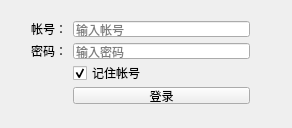
<?xml version="1.0" encoding="UTF-8"?>
<ui version="4.0">
 <class>MainWindow</class>
 <widget class="QMainWindow" name="MainWindow">
  <property name="windowModality">
   <enum>Qt::NonModal</enum>
  </property>
  <property name="geometry">
   <rect>
    <x>0</x>
    <y>0</y>
    <width>292</width>
    <height>128</height>
   </rect>
  </property>
  <property name="sizePolicy">
   <sizepolicy hsizetype="Fixed" vsizetype="Fixed">
    <horstretch>0</horstretch>
    <verstretch>0</verstretch>
   </sizepolicy>
  </property>
  <property name="windowTitle">
   <string>长春大学校园网登录</string>
  </property>
  <widget class="QWidget" name="centralWidget">
   <widget class="QWidget" name="layoutWidget">
    <property name="geometry">
     <rect>
      <x>20</x>
      <y>10</y>
      <width>241</width>
      <height>105</height>
     </rect>
    </property>
    <layout class="QFormLayout" name="formLayout">
     <item row="0" column="0">
      <widget class="QLabel" name="label">
       <property name="text">
        <string>帐号：</string>
       </property>
      </widget>
     </item>
     <item row="0" column="1">
      <widget class="QLineEdit" name="lineEdit_user">
       <property name="inputMethodHints">
        <set>Qt::ImhDigitsOnly</set>
       </property>
       <property name="maxLength">
        <number>16</number>
       </property>
       <property name="placeholderText">
        <string>输入帐号</string>
       </property>
      </widget>
     </item>
     <item row="1" column="0">
      <widget class="QLabel" name="label_2">
       <property name="text">
        <string>密码：</string>
       </property>
      </widget>
     </item>
     <item row="1" column="1">
      <widget class="QLineEdit" name="lineEdit_pwd">
       <property name="inputMethodHints">
        <set>Qt::ImhHiddenText|Qt::ImhNoAutoUppercase|Qt::ImhNoPredictiveText|Qt::ImhSensitiveData</set>
       </property>
       <property name="maxLength">
        <number>16</number>
       </property>
       <property name="frame">
        <bool>true</bool>
       </property>
       <property name="echoMode">
        <enum>QLineEdit::Password</enum>
       </property>
       <property name="placeholderText">
        <string>输入密码</string>
       </property>
      </widget>
     </item>
     <item row="4" column="1">
      <widget class="QPushButton" name="pushButton_login">
       <property name="accessibleName">
        <string/>
       </property>
       <property name="text">
        <string>登录</string>
       </property>
      </widget>
     </item>
     <item row="3" column="1">
      <widget class="QCheckBox" name="checkBox_rem">
       <property name="text">
        <string>记住帐号</string>
       </property>
       <property name="checked">
        <bool>true</bool>
       </property>
      </widget>
     </item>
    </layout>
   </widget>
  </widget>
 </widget>
 <layoutdefault spacing="6" margin="11"/>
 <resources/>
 <connections/>
</ui>
